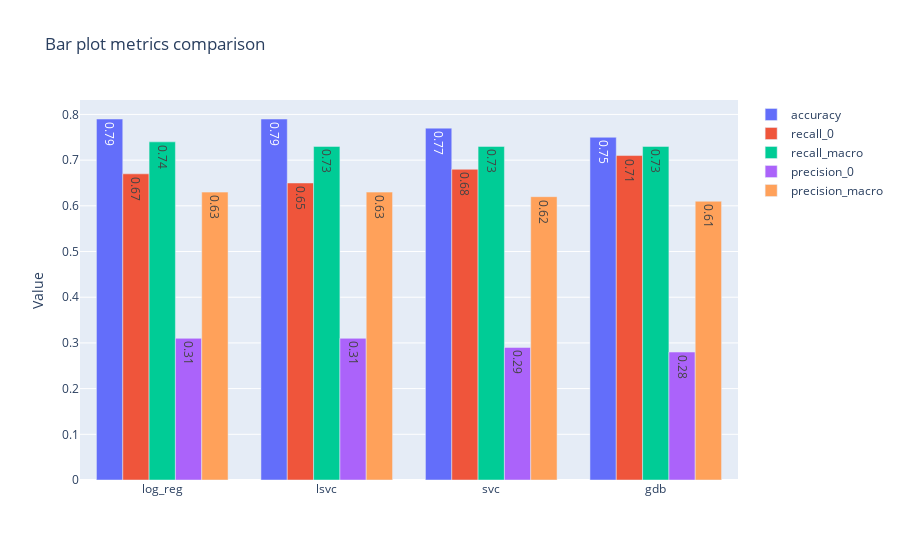

Notebook code for this chart:
### Code cell
# stack bar plot pour top4 models
stack_mult_barplots(top4_data, "accuracy", "recall_0", "recall_macro", "precision_0", "precision_macro" )

### Figure 1 — Plotly figure (JSON) as saved in the notebook; plotly's stock layout.template omitted (floating-point values rounded to 4 significant figures)
{"data": [{"name": "accuracy", "offsetgroup": "0", "text": ["0.79", "0.79", "0.77", "0.75"], "textposition": "auto", "type": "bar", "x": ["log_reg", "lsvc", "svc", "gdb"], "y": [0.79, 0.79, 0.77, 0.75]}, {"name": "recall_0", "offsetgroup": "1", "text": ["0.67", "0.65", "0.68", "0.71"], "textposition": "auto", "type": "bar", "x": ["log_reg", "lsvc", "svc", "gdb"], "y": [0.67, 0.65, 0.68, 0.71]}, {"name": "recall_macro", "offsetgroup": "2", "text": ["0.74", "0.73", "0.73", "0.73"], "textposition": "auto", "type": "bar", "x": ["log_reg", "lsvc", "svc", "gdb"], "y": [0.74, 0.73, 0.73, 0.73]}, {"name": "precision_0", "offsetgroup": "3", "text": ["0.31", "0.31", "0.29", "0.28"], "textposition": "auto", "type": "bar", "x": ["log_reg", "lsvc", "svc", "gdb"], "y": [0.31, 0.31, 0.29, 0.28]}, {"name": "precision_macro", "offsetgroup": "4", "text": ["0.63", "0.63", "0.62", "0.61"], "textposition": "auto", "type": "bar", "x": ["log_reg", "lsvc", "svc", "gdb"], "y": [0.63, 0.63, 0.62, 0.61]}], "layout": {"title": {"text": "Bar plot metrics comparison"}, "yaxis": {"title": {"text": "Value"}}}}
